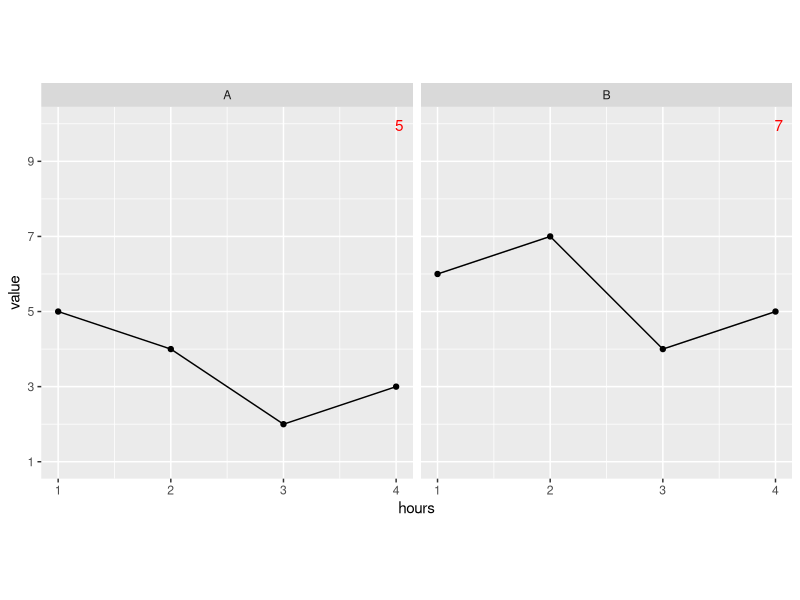

Recreate this plot in R.
# Objective: Add in the corner the highest value of the Y axis
# Solution: Group the data and summarize and order by highest value

# load required libraries
library(ggplot2)
library(dplyr)
# create dummy data
data <- data.frame('group'=rep(c('A','B'),each=4),'hour'=rep(c(1,2,3,4),2),
                   'value'=c(5,4,2,3,6,7,4,5))
# summarize and reorder data by highest value
data2 <- data %>% group_by(group) %>% summarise(Max = max(value))
data2

ggplot(data,aes(x = hour, y = value)) +
  geom_line() +
  geom_point() +
  geom_text(aes(label = Max), x = Inf, y = Inf, data2, 
            hjust = 2, vjust = 2, col = 'red') +
  theme(aspect.ratio=1) +
  scale_x_continuous(name ="hours", limits=c(1,4)) +
  scale_y_continuous(limits=c(1,10),breaks = seq(1, 10, by = 2))+
  facet_grid( ~ group)
